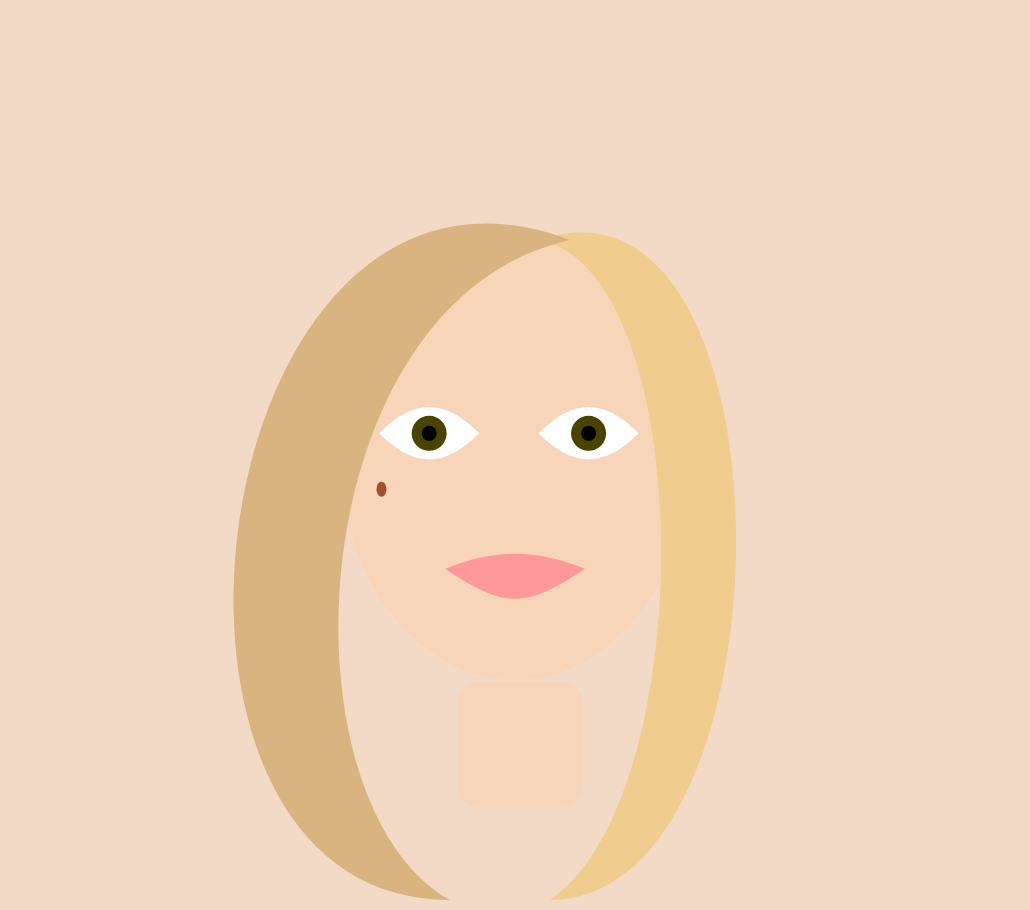
Frame 1 (no input)
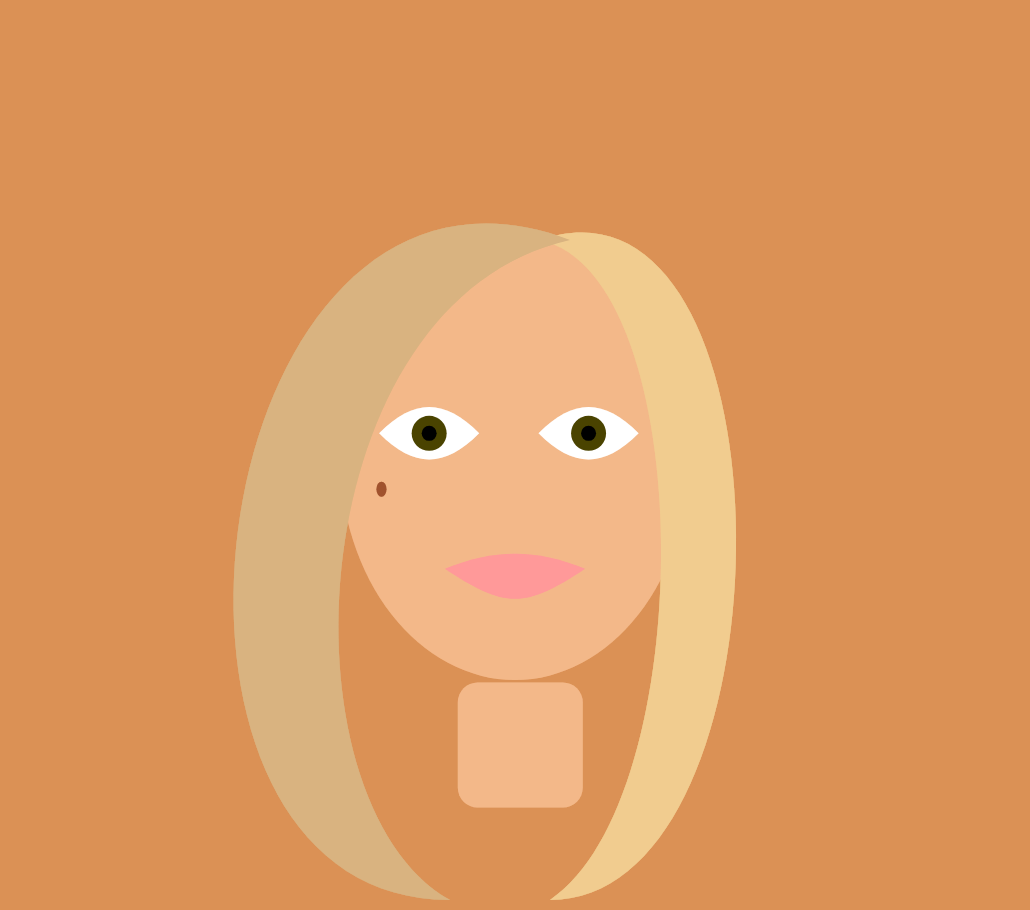
Frame 60 (no input)
Frame 120 (the mouse pressed at the canvas centre since frame 60): identical to frame 60, image omitted

The p5.js sketch that drew these frames (run headless with seeded random() and noise() and a simulated clock; from frame 60 on, the mouse is pressed at the canvas centre):

// p5.js sketch
// ── sketch.js
var gDebugMode = false;

// Setup code goes here
function setup() {
  createCanvas(1030, 910);
  noStroke(); 
 }


// Draw code goes here
function draw() {
  background(219,145,88,86);

  fill(255,203,164,100); 
  rect(width/2.25, height * (3/4), 125, 125, 20);
  fill(255,203,164,100); 
  ellipse(width/2,height/2,350,450); 
  

  // eyes
  fill(255); 
  translate(width/2.4,height/2.1);
  beginShape();
  vertex(-50,0);
  bezierVertex(-15,-35,15,-35,50,0);
  bezierVertex(15,35,-15,35,-50,0)
  endShape();

  fill(74,67,0);
  ellipse(0,0,35,35);
  fill(0); 
  ellipse(0,0,15,15);

  translate(-(width/2.4),-(height/2.1));

  fill(255); 
  translate(width/1.75,height/2.1);
  beginShape();
  vertex(-50,0);
  bezierVertex(-15,-35,15,-35,50,0);
  bezierVertex(15,35,-15,35,-50,0)
  endShape();
  
  fill(74,67,0);
  ellipse(0,0,35,35);
  fill(0); 
  ellipse(0,0,15,15);

  translate(-(width/1.75),-(height/2.1));

  // drawing face mole
  fill(160,82,45); 
  ellipse(width/2.7, height * (4.3/8), 10,15); 

  // mouth
  // arc(width/2, height * (5/8), 30, 30, 0, radians(180), PIE);

  fill(255, 153, 153); 
  translate(width/2,height * (5/8));
  beginShape();
  vertex(-70,0);
  bezierVertex(-20,-20,20,-20,70,0);
  bezierVertex(10,40,-10,40,-70,0)
  endShape();
  translate(-(width/2),-(height * (5/8)));


  if( gDebugMode == true ) {
    drawDebugInfo();
  }

  // beginShape();
  // vertex(530, 220);
  // bezierVertex(750, 200, 750, 400, 580, 850);
  // bezierVertex(600, 850, 700, 250, 530, 210);
  // endShape();

  fill(241,204,143);
  beginShape();
  vertex(540, 240);
  bezierVertex(800, 150, 800, 900, 550, 900);
  bezierVertex(700, 800, 700, 275, 540, 240);
  endShape();


  fill(217,179,128);
  beginShape();
  vertex(570, 240);
  bezierVertex(200, 100, 100, 900, 450, 900);
  bezierVertex(275, 800, 300,300, 570, 240);
  endShape();

}

// // allows for the page to be made bigger or smaller and let the canvas and drawings move with it
// function windowResized() {
//   resizeCanvas(windowWidth, windowHeight);
// }

function drawDebugInfo() {
  fill(255);
    text("X: " + mouseX + "   Y: " + mouseY, 20, height - 20);
}

// keyTyped gets triggered 
function keyTyped() {
  if (key === ' ') {
    gDebugMode = !gDebugMode;
  }
 }
